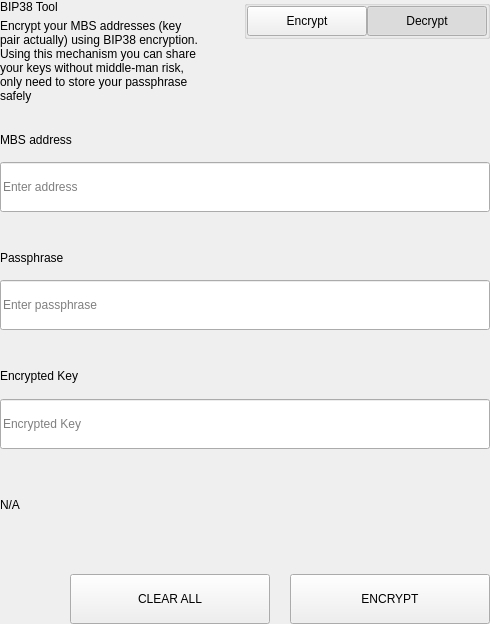
<?xml version="1.0" encoding="UTF-8"?>
<ui version="4.0">
 <class>SettingsBitToolWidget</class>
 <widget class="QWidget" name="SettingsBitToolWidget">
  <property name="geometry">
   <rect>
    <x>0</x>
    <y>0</y>
    <width>490</width>
    <height>624</height>
   </rect>
  </property>
  <property name="windowTitle">
   <string>Form</string>
  </property>
  <layout class="QVBoxLayout" name="verticalLayout">
   <property name="spacing">
    <number>0</number>
   </property>
   <property name="leftMargin">
    <number>0</number>
   </property>
   <property name="topMargin">
    <number>0</number>
   </property>
   <property name="rightMargin">
    <number>0</number>
   </property>
   <property name="bottomMargin">
    <number>0</number>
   </property>
   <item>
    <widget class="QWidget" name="left" native="true">
     <layout class="QVBoxLayout" name="verticalLayout_3">
      <property name="leftMargin">
       <number>0</number>
      </property>
      <property name="topMargin">
       <number>0</number>
      </property>
      <property name="rightMargin">
       <number>0</number>
      </property>
      <property name="bottomMargin">
       <number>0</number>
      </property>
      <item>
       <layout class="QVBoxLayout" name="verticalLayout_2">
        <property name="spacing">
         <number>0</number>
        </property>
        <item>
         <layout class="QHBoxLayout" name="horizontalLayout_3" stretch="3,1">
          <property name="spacing">
           <number>40</number>
          </property>
          <item>
           <layout class="QVBoxLayout" name="verticalLayoutTitle">
            <property name="spacing">
             <number>5</number>
            </property>
            <item>
             <widget class="QLabel" name="labelTitle">
              <property name="text">
               <string>BIP38 Tool</string>
              </property>
             </widget>
            </item>
            <item>
             <widget class="QLabel" name="labelSubtitle1">
              <property name="text">
               <string>Encrypt your MBS addresses (key pair actually) using BIP38 encryption.
Using this mechanism you can share your keys without middle-man risk, only need to store your passphrase safely</string>
              </property>
              <property name="wordWrap">
               <bool>true</bool>
              </property>
             </widget>
            </item>
           </layout>
          </item>
          <item alignment="Qt::AlignTop">
           <widget class="QGroupBox" name="groupBox">
            <property name="title">
             <string/>
            </property>
            <property name="alignment">
             <set>Qt::AlignLeading|Qt::AlignLeft|Qt::AlignTop</set>
            </property>
            <layout class="QHBoxLayout" name="horizontalLayout_4">
             <property name="spacing">
              <number>0</number>
             </property>
             <property name="leftMargin">
              <number>0</number>
             </property>
             <property name="topMargin">
              <number>0</number>
             </property>
             <property name="rightMargin">
              <number>0</number>
             </property>
             <property name="bottomMargin">
              <number>0</number>
             </property>
             <item>
              <spacer name="horizontalSpacer">
               <property name="orientation">
                <enum>Qt::Horizontal</enum>
               </property>
               <property name="sizeHint" stdset="0">
                <size>
                 <width>40</width>
                 <height>20</height>
                </size>
               </property>
              </spacer>
             </item>
             <item>
              <widget class="QPushButton" name="pushLeft">
               <property name="minimumSize">
                <size>
                 <width>120</width>
                 <height>30</height>
                </size>
               </property>
               <property name="maximumSize">
                <size>
                 <width>120</width>
                 <height>30</height>
                </size>
               </property>
               <property name="focusPolicy">
                <enum>Qt::NoFocus</enum>
               </property>
               <property name="text">
                <string>Encrypt</string>
               </property>
               <property name="checkable">
                <bool>true</bool>
               </property>
               <property name="autoExclusive">
                <bool>true</bool>
               </property>
              </widget>
             </item>
             <item>
              <widget class="QPushButton" name="pushRight">
               <property name="minimumSize">
                <size>
                 <width>120</width>
                 <height>30</height>
                </size>
               </property>
               <property name="maximumSize">
                <size>
                 <width>120</width>
                 <height>30</height>
                </size>
               </property>
               <property name="focusPolicy">
                <enum>Qt::NoFocus</enum>
               </property>
               <property name="text">
                <string>Decrypt</string>
               </property>
               <property name="checkable">
                <bool>true</bool>
               </property>
               <property name="checked">
                <bool>true</bool>
               </property>
               <property name="autoExclusive">
                <bool>true</bool>
               </property>
              </widget>
             </item>
            </layout>
           </widget>
          </item>
         </layout>
        </item>
        <item>
         <widget class="QStackedWidget" name="stackedWidget">
          <property name="currentIndex">
           <number>1</number>
          </property>
          <widget class="QWidget" name="pageDecrypt">
           <layout class="QVBoxLayout" name="verticalLayout_5">
            <property name="spacing">
             <number>0</number>
            </property>
            <property name="leftMargin">
             <number>0</number>
            </property>
            <property name="topMargin">
             <number>0</number>
            </property>
            <property name="rightMargin">
             <number>0</number>
            </property>
            <property name="bottomMargin">
             <number>0</number>
            </property>
            <item>
             <widget class="QWidget" name="widget" native="true">
              <property name="minimumSize">
               <size>
                <width>0</width>
                <height>100</height>
               </size>
              </property>
              <layout class="QVBoxLayout" name="verticalLayout_4">
               <property name="spacing">
                <number>0</number>
               </property>
               <property name="leftMargin">
                <number>0</number>
               </property>
               <property name="topMargin">
                <number>0</number>
               </property>
               <property name="rightMargin">
                <number>0</number>
               </property>
               <property name="bottomMargin">
                <number>0</number>
               </property>
               <item>
                <spacer name="verticalSpacer_2">
                 <property name="orientation">
                  <enum>Qt::Vertical</enum>
                 </property>
                 <property name="sizeType">
                  <enum>QSizePolicy::Fixed</enum>
                 </property>
                 <property name="sizeHint" stdset="0">
                  <size>
                   <width>20</width>
                   <height>20</height>
                  </size>
                 </property>
                </spacer>
               </item>
               <item>
                <layout class="QHBoxLayout" name="horizontalLayout_6" stretch="2">
                 <property name="spacing">
                  <number>0</number>
                 </property>
                 <item>
                  <layout class="QVBoxLayout" name="verticalLayout_7">
                   <property name="spacing">
                    <number>9</number>
                   </property>
                   <item>
                    <widget class="QLabel" name="labelSubtitleKey">
                     <property name="minimumSize">
                      <size>
                       <width>0</width>
                       <height>20</height>
                      </size>
                     </property>
                     <property name="maximumSize">
                      <size>
                       <width>16777215</width>
                       <height>20</height>
                      </size>
                     </property>
                     <property name="text">
                      <string>Encrypted key</string>
                     </property>
                    </widget>
                   </item>
                   <item>
                    <widget class="QLineEdit" name="lineEditKey">
                     <property name="minimumSize">
                      <size>
                       <width>0</width>
                       <height>50</height>
                      </size>
                     </property>
                     <property name="maximumSize">
                      <size>
                       <width>16777215</width>
                       <height>50</height>
                      </size>
                     </property>
                     <property name="placeholderText">
                      <string>Enter a encrypted key</string>
                     </property>
                    </widget>
                   </item>
                  </layout>
                 </item>
                </layout>
               </item>
               <item>
                <spacer name="verticalSpacer_3">
                 <property name="orientation">
                  <enum>Qt::Vertical</enum>
                 </property>
                 <property name="sizeType">
                  <enum>QSizePolicy::Fixed</enum>
                 </property>
                 <property name="sizeHint" stdset="0">
                  <size>
                   <width>20</width>
                   <height>20</height>
                  </size>
                 </property>
                </spacer>
               </item>
               <item>
                <layout class="QVBoxLayout" name="verticalLayout_9">
                 <property name="spacing">
                  <number>9</number>
                 </property>
                 <item>
                  <widget class="QLabel" name="labelSubtitlePassphrase">
                   <property name="maximumSize">
                    <size>
                     <width>16777215</width>
                     <height>20</height>
                    </size>
                   </property>
                   <property name="text">
                    <string>Passphrase</string>
                   </property>
                  </widget>
                 </item>
                 <item>
                  <widget class="QLineEdit" name="lineEditPassphrase">
                   <property name="minimumSize">
                    <size>
                     <width>0</width>
                     <height>50</height>
                    </size>
                   </property>
                   <property name="maximumSize">
                    <size>
                     <width>16777215</width>
                     <height>50</height>
                    </size>
                   </property>
                   <property name="placeholderText">
                    <string>Enter a passphrase</string>
                   </property>
                  </widget>
                 </item>
                </layout>
               </item>
               <item>
                <spacer name="verticalSpacer_4">
                 <property name="orientation">
                  <enum>Qt::Vertical</enum>
                 </property>
                 <property name="sizeType">
                  <enum>QSizePolicy::Fixed</enum>
                 </property>
                 <property name="sizeHint" stdset="0">
                  <size>
                   <width>20</width>
                   <height>20</height>
                  </size>
                 </property>
                </spacer>
               </item>
               <item>
                <widget class="QWidget" name="widget_3" native="true">
                 <property name="sizePolicy">
                  <sizepolicy hsizetype="Preferred" vsizetype="Fixed">
                   <horstretch>0</horstretch>
                   <verstretch>0</verstretch>
                  </sizepolicy>
                 </property>
                 <layout class="QVBoxLayout" name="verticalLayout_10">
                  <property name="spacing">
                   <number>9</number>
                  </property>
                  <property name="leftMargin">
                   <number>0</number>
                  </property>
                  <property name="topMargin">
                   <number>0</number>
                  </property>
                  <property name="rightMargin">
                   <number>0</number>
                  </property>
                  <property name="bottomMargin">
                   <number>0</number>
                  </property>
                  <item>
                   <widget class="QLabel" name="labelSubtitleDecryptResult">
                    <property name="minimumSize">
                     <size>
                      <width>0</width>
                      <height>20</height>
                     </size>
                    </property>
                    <property name="maximumSize">
                     <size>
                      <width>16777215</width>
                      <height>20</height>
                     </size>
                    </property>
                    <property name="text">
                     <string>Decrypted address result</string>
                    </property>
                   </widget>
                  </item>
                  <item>
                   <widget class="QWidget" name="widget_4" native="true">
                    <layout class="QHBoxLayout" name="horizontalLayout" stretch="6,0,1">
                     <property name="spacing">
                      <number>0</number>
                     </property>
                     <property name="leftMargin">
                      <number>0</number>
                     </property>
                     <property name="topMargin">
                      <number>0</number>
                     </property>
                     <property name="rightMargin">
                      <number>0</number>
                     </property>
                     <property name="bottomMargin">
                      <number>0</number>
                     </property>
                     <item alignment="Qt::AlignVCenter">
                      <widget class="QLineEdit" name="lineEditDecryptResult">
                       <property name="minimumSize">
                        <size>
                         <width>0</width>
                         <height>50</height>
                        </size>
                       </property>
                       <property name="maximumSize">
                        <size>
                         <width>16777215</width>
                         <height>50</height>
                        </size>
                       </property>
                       <property name="placeholderText">
                        <string>Decrypted Address</string>
                       </property>
                      </widget>
                     </item>
                     <item>
                      <spacer name="horizontalSpacer_4">
                       <property name="orientation">
                        <enum>Qt::Horizontal</enum>
                       </property>
                       <property name="sizeType">
                        <enum>QSizePolicy::Fixed</enum>
                       </property>
                       <property name="sizeHint" stdset="0">
                        <size>
                         <width>20</width>
                         <height>50</height>
                        </size>
                       </property>
                      </spacer>
                     </item>
                     <item>
                      <widget class="QPushButton" name="pushButtonImport">
                       <property name="minimumSize">
                        <size>
                         <width>140</width>
                         <height>40</height>
                        </size>
                       </property>
                       <property name="text">
                        <string>Import Address</string>
                       </property>
                      </widget>
                     </item>
                    </layout>
                   </widget>
                  </item>
                 </layout>
                </widget>
               </item>
               <item>
                <widget class="QLabel" name="statusLabel_DEC">
                 <property name="maximumSize">
                  <size>
                   <width>16777215</width>
                   <height>40</height>
                  </size>
                 </property>
                 <property name="text">
                  <string/>
                 </property>
                </widget>
               </item>
               <item>
                <spacer name="verticalSpacer">
                 <property name="orientation">
                  <enum>Qt::Vertical</enum>
                 </property>
                 <property name="sizeType">
                  <enum>QSizePolicy::Preferred</enum>
                 </property>
                 <property name="sizeHint" stdset="0">
                  <size>
                   <width>20</width>
                   <height>20</height>
                  </size>
                 </property>
                </spacer>
               </item>
               <item>
                <layout class="QHBoxLayout" name="horizontalLayout_7">
                 <property name="spacing">
                  <number>0</number>
                 </property>
                 <item>
                  <spacer name="horizontalSpacer_5">
                   <property name="orientation">
                    <enum>Qt::Horizontal</enum>
                   </property>
                   <property name="sizeType">
                    <enum>QSizePolicy::Expanding</enum>
                   </property>
                   <property name="sizeHint" stdset="0">
                    <size>
                     <width>40</width>
                     <height>20</height>
                    </size>
                   </property>
                  </spacer>
                 </item>
                 <item>
                  <widget class="QPushButton" name="pushButtonDecryptClear">
                   <property name="minimumSize">
                    <size>
                     <width>200</width>
                     <height>50</height>
                    </size>
                   </property>
                   <property name="maximumSize">
                    <size>
                     <width>200</width>
                     <height>50</height>
                    </size>
                   </property>
                   <property name="text">
                    <string>CLEAR</string>
                   </property>
                  </widget>
                 </item>
                 <item>
                  <spacer name="horizontalSpacer_3">
                   <property name="orientation">
                    <enum>Qt::Horizontal</enum>
                   </property>
                   <property name="sizeType">
                    <enum>QSizePolicy::Fixed</enum>
                   </property>
                   <property name="sizeHint" stdset="0">
                    <size>
                     <width>20</width>
                     <height>20</height>
                    </size>
                   </property>
                  </spacer>
                 </item>
                 <item>
                  <widget class="QPushButton" name="pushButtonDecrypt">
                   <property name="minimumSize">
                    <size>
                     <width>200</width>
                     <height>50</height>
                    </size>
                   </property>
                   <property name="maximumSize">
                    <size>
                     <width>200</width>
                     <height>50</height>
                    </size>
                   </property>
                   <property name="text">
                    <string>DECRYPT KEY</string>
                   </property>
                  </widget>
                 </item>
                </layout>
               </item>
              </layout>
             </widget>
            </item>
           </layout>
          </widget>
          <widget class="QWidget" name="pageEncrypt">
           <layout class="QVBoxLayout" name="verticalLayout_11">
            <property name="spacing">
             <number>0</number>
            </property>
            <property name="leftMargin">
             <number>0</number>
            </property>
            <property name="topMargin">
             <number>0</number>
            </property>
            <property name="rightMargin">
             <number>0</number>
            </property>
            <property name="bottomMargin">
             <number>0</number>
            </property>
            <item>
             <spacer name="verticalSpacer_8">
              <property name="orientation">
               <enum>Qt::Vertical</enum>
              </property>
              <property name="sizeType">
               <enum>QSizePolicy::Fixed</enum>
              </property>
              <property name="sizeHint" stdset="0">
               <size>
                <width>20</width>
                <height>20</height>
               </size>
              </property>
             </spacer>
            </item>
            <item>
             <widget class="QWidget" name="containerAddressEnc" native="true">
              <layout class="QVBoxLayout" name="containerAddressEncLayout">
               <property name="spacing">
                <number>5</number>
               </property>
               <property name="leftMargin">
                <number>0</number>
               </property>
               <property name="topMargin">
                <number>0</number>
               </property>
               <property name="rightMargin">
                <number>0</number>
               </property>
               <property name="bottomMargin">
                <number>0</number>
               </property>
               <item>
                <widget class="QLabel" name="labelSubtitleAddress">
                 <property name="minimumSize">
                  <size>
                   <width>0</width>
                   <height>20</height>
                  </size>
                 </property>
                 <property name="maximumSize">
                  <size>
                   <width>16777215</width>
                   <height>20</height>
                  </size>
                 </property>
                 <property name="text">
                  <string>MBS address</string>
                 </property>
                </widget>
               </item>
               <item>
                <widget class="QLineEdit" name="addressIn_ENC">
                 <property name="minimumSize">
                  <size>
                   <width>0</width>
                   <height>50</height>
                  </size>
                 </property>
                 <property name="placeholderText">
                  <string>Enter address</string>
                 </property>
                </widget>
               </item>
              </layout>
             </widget>
            </item>
            <item>
             <spacer name="verticalSpacer_6">
              <property name="orientation">
               <enum>Qt::Vertical</enum>
              </property>
              <property name="sizeType">
               <enum>QSizePolicy::Fixed</enum>
              </property>
              <property name="sizeHint" stdset="0">
               <size>
                <width>20</width>
                <height>20</height>
               </size>
              </property>
             </spacer>
            </item>
            <item>
             <widget class="QWidget" name="containerAddress" native="true">
              <layout class="QHBoxLayout" name="horizontalLayout_9" stretch="2">
               <property name="spacing">
                <number>0</number>
               </property>
               <property name="leftMargin">
                <number>0</number>
               </property>
               <property name="topMargin">
                <number>0</number>
               </property>
               <property name="rightMargin">
                <number>0</number>
               </property>
               <property name="bottomMargin">
                <number>0</number>
               </property>
               <item>
                <layout class="QVBoxLayout" name="verticalLayout_8">
                 <property name="spacing">
                  <number>5</number>
                 </property>
                 <item>
                  <widget class="QLabel" name="labelSubtitleMessage">
                   <property name="minimumSize">
                    <size>
                     <width>0</width>
                     <height>20</height>
                    </size>
                   </property>
                   <property name="maximumSize">
                    <size>
                     <width>16777215</width>
                     <height>20</height>
                    </size>
                   </property>
                   <property name="text">
                    <string>Passphrase</string>
                   </property>
                  </widget>
                 </item>
                 <item>
                  <widget class="QLineEdit" name="passphraseIn_ENC">
                   <property name="minimumSize">
                    <size>
                     <width>0</width>
                     <height>50</height>
                    </size>
                   </property>
                   <property name="maximumSize">
                    <size>
                     <width>16777215</width>
                     <height>50</height>
                    </size>
                   </property>
                   <property name="placeholderText">
                    <string>Enter passphrase</string>
                   </property>
                  </widget>
                 </item>
                </layout>
               </item>
              </layout>
             </widget>
            </item>
            <item>
             <spacer name="verticalSpacer_7">
              <property name="orientation">
               <enum>Qt::Vertical</enum>
              </property>
              <property name="sizeType">
               <enum>QSizePolicy::Fixed</enum>
              </property>
              <property name="sizeHint" stdset="0">
               <size>
                <width>20</width>
                <height>20</height>
               </size>
              </property>
             </spacer>
            </item>
            <item>
             <widget class="QWidget" name="widget_2" native="true">
              <property name="minimumSize">
               <size>
                <width>0</width>
                <height>75</height>
               </size>
              </property>
              <property name="maximumSize">
               <size>
                <width>16777215</width>
                <height>16777215</height>
               </size>
              </property>
              <layout class="QVBoxLayout" name="verticalLayout_6">
               <property name="leftMargin">
                <number>0</number>
               </property>
               <property name="topMargin">
                <number>0</number>
               </property>
               <property name="rightMargin">
                <number>0</number>
               </property>
               <property name="bottomMargin">
                <number>0</number>
               </property>
               <item>
                <widget class="QLabel" name="labelSubtitleEncryptedKey">
                 <property name="minimumSize">
                  <size>
                   <width>0</width>
                   <height>20</height>
                  </size>
                 </property>
                 <property name="maximumSize">
                  <size>
                   <width>16777215</width>
                   <height>20</height>
                  </size>
                 </property>
                 <property name="text">
                  <string>Encrypted Key</string>
                 </property>
                </widget>
               </item>
               <item>
                <widget class="QLineEdit" name="encryptedKeyOut_ENC">
                 <property name="minimumSize">
                  <size>
                   <width>0</width>
                   <height>50</height>
                  </size>
                 </property>
                 <property name="placeholderText">
                  <string>Encrypted Key</string>
                 </property>
                </widget>
               </item>
              </layout>
             </widget>
            </item>
            <item>
             <widget class="QLabel" name="statusLabel_ENC">
              <property name="text">
               <string notr="true">N/A</string>
              </property>
             </widget>
            </item>
            <item>
             <spacer name="verticalSpacer_5">
              <property name="orientation">
               <enum>Qt::Vertical</enum>
              </property>
              <property name="sizeType">
               <enum>QSizePolicy::Fixed</enum>
              </property>
              <property name="sizeHint" stdset="0">
               <size>
                <width>20</width>
                <height>20</height>
               </size>
              </property>
             </spacer>
            </item>
            <item>
             <layout class="QHBoxLayout" name="horizontalLayout_8">
              <property name="spacing">
               <number>0</number>
              </property>
              <item>
               <spacer name="horizontalSpacer_6">
                <property name="orientation">
                 <enum>Qt::Horizontal</enum>
                </property>
                <property name="sizeType">
                 <enum>QSizePolicy::Expanding</enum>
                </property>
                <property name="sizeHint" stdset="0">
                 <size>
                  <width>40</width>
                  <height>20</height>
                 </size>
                </property>
               </spacer>
              </item>
              <item>
               <widget class="QPushButton" name="pushButtonClear">
                <property name="minimumSize">
                 <size>
                  <width>200</width>
                  <height>50</height>
                 </size>
                </property>
                <property name="focusPolicy">
                 <enum>Qt::NoFocus</enum>
                </property>
                <property name="text">
                 <string>CLEAR ALL</string>
                </property>
               </widget>
              </item>
              <item>
               <spacer name="horizontalSpacer_2">
                <property name="orientation">
                 <enum>Qt::Horizontal</enum>
                </property>
                <property name="sizeType">
                 <enum>QSizePolicy::Fixed</enum>
                </property>
                <property name="sizeHint" stdset="0">
                 <size>
                  <width>20</width>
                  <height>20</height>
                 </size>
                </property>
               </spacer>
              </item>
              <item>
               <widget class="QPushButton" name="pushButtonEncrypt">
                <property name="minimumSize">
                 <size>
                  <width>200</width>
                  <height>50</height>
                 </size>
                </property>
                <property name="maximumSize">
                 <size>
                  <width>200</width>
                  <height>50</height>
                 </size>
                </property>
                <property name="focusPolicy">
                 <enum>Qt::NoFocus</enum>
                </property>
                <property name="text">
                 <string>ENCRYPT</string>
                </property>
               </widget>
              </item>
             </layout>
            </item>
           </layout>
          </widget>
         </widget>
        </item>
       </layout>
      </item>
     </layout>
    </widget>
   </item>
  </layout>
 </widget>
 <resources/>
 <connections/>
</ui>
